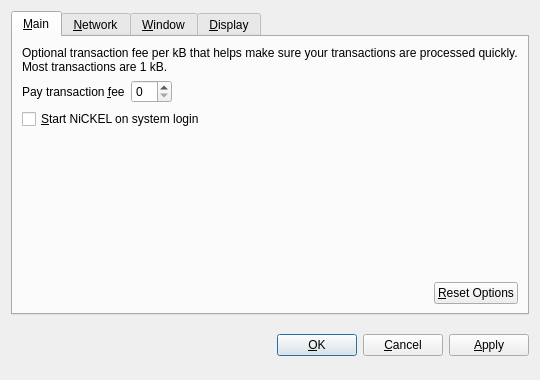
<?xml version="1.0" encoding="UTF-8"?>
<ui version="4.0">
 <class>OptionsDialog</class>
 <widget class="QDialog" name="OptionsDialog">
  <property name="geometry">
   <rect>
    <x>0</x>
    <y>0</y>
    <width>540</width>
    <height>380</height>
   </rect>
  </property>
  <property name="windowTitle">
   <string>Options</string>
  </property>
  <property name="modal">
   <bool>true</bool>
  </property>
  <layout class="QVBoxLayout" name="verticalLayout">
   <item>
    <widget class="QTabWidget" name="tabWidget">
     <property name="tabPosition">
      <enum>QTabWidget::North</enum>
     </property>
     <property name="currentIndex">
      <number>0</number>
     </property>
     <widget class="QWidget" name="tabMain">
      <attribute name="title">
       <string>&amp;Main</string>
      </attribute>
      <layout class="QVBoxLayout" name="verticalLayout_Main">
       <item>
        <widget class="QLabel" name="transactionFeeInfoLabel">
         <property name="text">
          <string>Optional transaction fee per kB that helps make sure your transactions are processed quickly. Most transactions are 1 kB.</string>
         </property>
         <property name="textFormat">
          <enum>Qt::PlainText</enum>
         </property>
         <property name="wordWrap">
          <bool>true</bool>
         </property>
        </widget>
       </item>
       <item>
        <layout class="QHBoxLayout" name="horizontalLayout_1_Main">
         <item>
          <widget class="QLabel" name="transactionFeeLabel">
           <property name="text">
            <string>Pay transaction &amp;fee</string>
           </property>
           <property name="textFormat">
            <enum>Qt::PlainText</enum>
           </property>
           <property name="buddy">
            <cstring>transactionFee</cstring>
           </property>
          </widget>
         </item>
         <item>
          <widget class="BitcoinAmountField" name="transactionFee"/>
         </item>
         <item>
          <spacer name="horizontalSpacer_1_Main">
           <property name="orientation">
            <enum>Qt::Horizontal</enum>
           </property>
           <property name="sizeHint" stdset="0">
            <size>
             <width>40</width>
             <height>20</height>
            </size>
           </property>
          </spacer>
         </item>
        </layout>
       </item>
       <item>
        <widget class="QCheckBox" name="bitcoinAtStartup">
         <property name="toolTip">
          <string>Automatically start NiCKEL after logging in to the system.</string>
         </property>
         <property name="text">
          <string>&amp;Start NiCKEL on system login</string>
         </property>
        </widget>
       </item>
       <item>
        <spacer name="verticalSpacer_Main">
         <property name="orientation">
          <enum>Qt::Vertical</enum>
         </property>
         <property name="sizeHint" stdset="0">
          <size>
           <width>20</width>
           <height>40</height>
          </size>
         </property>
        </spacer>
       </item>
       <item>
        <layout class="QHBoxLayout" name="horizontalLayout_2_Main">
         <item>
          <spacer name="horizontalSpacer_2_Main">
           <property name="orientation">
            <enum>Qt::Horizontal</enum>
           </property>
           <property name="sizeHint" stdset="0">
            <size>
             <width>40</width>
             <height>20</height>
            </size>
           </property>
          </spacer>
         </item>
         <item>
          <widget class="QPushButton" name="resetButton">
           <property name="toolTip">
            <string>Reset all client options to default.</string>
           </property>
           <property name="text">
            <string>&amp;Reset Options</string>
           </property>
           <property name="autoDefault">
            <bool>false</bool>
           </property>
          </widget>
         </item>
        </layout>
       </item>
      </layout>
     </widget>
     <widget class="QWidget" name="tabNetwork">
      <attribute name="title">
       <string>&amp;Network</string>
      </attribute>
      <layout class="QVBoxLayout" name="verticalLayout_Network">
       <item>
        <widget class="QCheckBox" name="mapPortUpnp">
         <property name="toolTip">
          <string>Automatically open the NiCKEL client port on the router. This only works when your router supports UPnP and it is enabled.</string>
         </property>
         <property name="text">
          <string>Map port using &amp;UPnP</string>
         </property>
        </widget>
       </item>
       <item>
        <widget class="QCheckBox" name="connectSocks">
         <property name="toolTip">
          <string>Connect to the NiCKEL network through a SOCKS proxy (e.g. when connecting through Tor).</string>
         </property>
         <property name="text">
          <string>&amp;Connect through SOCKS proxy:</string>
         </property>
        </widget>
       </item>
       <item>
        <layout class="QHBoxLayout" name="horizontalLayout_Network">
         <item>
          <widget class="QLabel" name="proxyIpLabel">
           <property name="text">
            <string>Proxy &amp;IP:</string>
           </property>
           <property name="textFormat">
            <enum>Qt::PlainText</enum>
           </property>
           <property name="buddy">
            <cstring>proxyIp</cstring>
           </property>
          </widget>
         </item>
         <item>
          <widget class="QValidatedLineEdit" name="proxyIp">
           <property name="maximumSize">
            <size>
             <width>140</width>
             <height>16777215</height>
            </size>
           </property>
           <property name="toolTip">
            <string>IP address of the proxy (e.g. 127.0.0.1)</string>
           </property>
          </widget>
         </item>
         <item>
          <widget class="QLabel" name="proxyPortLabel">
           <property name="text">
            <string>&amp;Port:</string>
           </property>
           <property name="textFormat">
            <enum>Qt::PlainText</enum>
           </property>
           <property name="buddy">
            <cstring>proxyPort</cstring>
           </property>
          </widget>
         </item>
         <item>
          <widget class="QLineEdit" name="proxyPort">
           <property name="maximumSize">
            <size>
             <width>55</width>
             <height>16777215</height>
            </size>
           </property>
           <property name="toolTip">
            <string>Port of the proxy (e.g. 9050)</string>
           </property>
          </widget>
         </item>
         <item>
          <widget class="QLabel" name="socksVersionLabel">
           <property name="text">
            <string>SOCKS &amp;Version:</string>
           </property>
           <property name="textFormat">
            <enum>Qt::PlainText</enum>
           </property>
           <property name="buddy">
            <cstring>socksVersion</cstring>
           </property>
          </widget>
         </item>
         <item>
          <widget class="QValueComboBox" name="socksVersion">
           <property name="toolTip">
            <string>SOCKS version of the proxy (e.g. 5)</string>
           </property>
          </widget>
         </item>
         <item>
          <spacer name="horizontalSpacer_Network">
           <property name="orientation">
            <enum>Qt::Horizontal</enum>
           </property>
           <property name="sizeHint" stdset="0">
            <size>
             <width>40</width>
             <height>20</height>
            </size>
           </property>
          </spacer>
         </item>
        </layout>
       </item>
       <item>
        <spacer name="verticalSpacer_Network">
         <property name="orientation">
          <enum>Qt::Vertical</enum>
         </property>
         <property name="sizeHint" stdset="0">
          <size>
           <width>20</width>
           <height>40</height>
          </size>
         </property>
        </spacer>
       </item>
      </layout>
     </widget>
     <widget class="QWidget" name="tabWindow">
      <attribute name="title">
       <string>&amp;Window</string>
      </attribute>
      <layout class="QVBoxLayout" name="verticalLayout_Window">
       <item>
        <widget class="QCheckBox" name="minimizeToTray">
         <property name="toolTip">
          <string>Show only a tray icon after minimizing the window.</string>
         </property>
         <property name="text">
          <string>&amp;Minimize to the tray instead of the taskbar</string>
         </property>
        </widget>
       </item>
       <item>
        <widget class="QCheckBox" name="minimizeOnClose">
         <property name="toolTip">
          <string>Minimize instead of exit the application when the window is closed. When this option is enabled, the application will be closed only after selecting Quit in the menu.</string>
         </property>
         <property name="text">
          <string>M&amp;inimize on close</string>
         </property>
        </widget>
       </item>
       <item>
        <spacer name="verticalSpacer_Window">
         <property name="orientation">
          <enum>Qt::Vertical</enum>
         </property>
         <property name="sizeHint" stdset="0">
          <size>
           <width>20</width>
           <height>40</height>
          </size>
         </property>
        </spacer>
       </item>
      </layout>
     </widget>
     <widget class="QWidget" name="tabDisplay">
      <attribute name="title">
       <string>&amp;Display</string>
      </attribute>
      <layout class="QVBoxLayout" name="verticalLayout_Display">
       <item>
        <layout class="QHBoxLayout" name="horizontalLayout_1_Display">
         <item>
          <widget class="QLabel" name="langLabel">
           <property name="text">
            <string>User Interface &amp;language:</string>
           </property>
           <property name="textFormat">
            <enum>Qt::PlainText</enum>
           </property>
           <property name="buddy">
            <cstring>lang</cstring>
           </property>
          </widget>
         </item>
         <item>
          <widget class="QValueComboBox" name="lang">
           <property name="toolTip">
            <string>The user interface language can be set here. This setting will take effect after restarting NiCKEL.</string>
           </property>
          </widget>
         </item>
        </layout>
       </item>
       <item>
        <layout class="QHBoxLayout" name="horizontalLayout_2_Display">
         <item>
          <widget class="QLabel" name="unitLabel">
           <property name="text">
            <string>&amp;Unit to show amounts in:</string>
           </property>
           <property name="textFormat">
            <enum>Qt::PlainText</enum>
           </property>
           <property name="buddy">
            <cstring>unit</cstring>
           </property>
          </widget>
         </item>
         <item>
          <widget class="QValueComboBox" name="unit">
           <property name="toolTip">
            <string>Choose the default subdivision unit to show in the interface and when sending coins.</string>
           </property>
          </widget>
         </item>
        </layout>
       </item>
       <item>
        <widget class="QCheckBox" name="displayAddresses">
         <property name="toolTip">
          <string>Whether to show NiCKEL addresses in the transaction list or not.</string>
         </property>
         <property name="text">
          <string>&amp;Display addresses in transaction list</string>
         </property>
        </widget>
       </item>
       <item>
        <widget class="QCheckBox" name="coinControlFeatures">
         <property name="toolTip">
          <string>Whether to show coin control features or not.</string>
         </property>
         <property name="text">
          <string>Display coin &amp;control features (experts only!)</string>
         </property>
        </widget>
       </item>
       <item>
        <spacer name="verticalSpacer_Display">
         <property name="orientation">
          <enum>Qt::Vertical</enum>
         </property>
         <property name="sizeHint" stdset="0">
          <size>
           <width>20</width>
           <height>40</height>
          </size>
         </property>
        </spacer>
       </item>
      </layout>
     </widget>
    </widget>
   </item>
   <item>
    <layout class="QHBoxLayout" name="horizontalLayout_Buttons">
     <item>
      <spacer name="horizontalSpacer_1">
       <property name="orientation">
        <enum>Qt::Horizontal</enum>
       </property>
       <property name="sizeHint" stdset="0">
        <size>
         <width>40</width>
         <height>48</height>
        </size>
       </property>
      </spacer>
     </item>
     <item>
      <widget class="QLabel" name="statusLabel">
       <property name="font">
        <font>
         <weight>75</weight>
         <bold>true</bold>
        </font>
       </property>
       <property name="text">
        <string/>
       </property>
       <property name="textFormat">
        <enum>Qt::PlainText</enum>
       </property>
       <property name="wordWrap">
        <bool>true</bool>
       </property>
      </widget>
     </item>
     <item>
      <spacer name="horizontalSpacer_2">
       <property name="orientation">
        <enum>Qt::Horizontal</enum>
       </property>
       <property name="sizeHint" stdset="0">
        <size>
         <width>40</width>
         <height>48</height>
        </size>
       </property>
      </spacer>
     </item>
     <item>
      <widget class="QPushButton" name="okButton">
       <property name="text">
        <string>&amp;OK</string>
       </property>
      </widget>
     </item>
     <item>
      <widget class="QPushButton" name="cancelButton">
       <property name="text">
        <string>&amp;Cancel</string>
       </property>
       <property name="autoDefault">
        <bool>false</bool>
       </property>
      </widget>
     </item>
     <item>
      <widget class="QPushButton" name="applyButton">
       <property name="text">
        <string>&amp;Apply</string>
       </property>
       <property name="autoDefault">
        <bool>false</bool>
       </property>
      </widget>
     </item>
    </layout>
   </item>
  </layout>
 </widget>
 <customwidgets>
  <customwidget>
   <class>BitcoinAmountField</class>
   <extends>QSpinBox</extends>
   <header>bitcoinamountfield.h</header>
  </customwidget>
  <customwidget>
   <class>QValueComboBox</class>
   <extends>QComboBox</extends>
   <header>qvaluecombobox.h</header>
  </customwidget>
  <customwidget>
   <class>QValidatedLineEdit</class>
   <extends>QLineEdit</extends>
   <header>qvalidatedlineedit.h</header>
  </customwidget>
 </customwidgets>
 <resources/>
 <connections/>
</ui>
